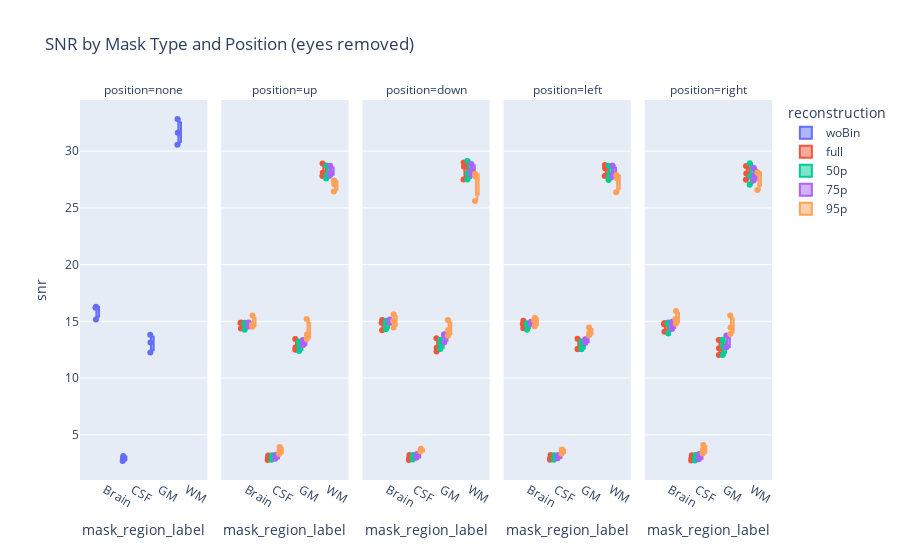

Source (notebook cell):
### Markdown cell above
SNR

### Code cell
# Build SNR-long dataframe from `merged` (exclude 'eyes' mask)
records_snr = []
for _, r in merged.iterrows():
    mask = r.get('mask')
    # skip eyes mask
    if str(mask).lower() == 'eyes':
        continue

    subj = r.get('subject')
    pos = r.get('position')
    rec = r.get('reconstruction')
    bids = r.get('bids_name')

    if str(mask) == 'brain':
        tissue_map = [('snr_csf', 'CSF'), ('snr_gm', 'GM'), ('snr_wm', 'WM'), ('snr_total', 'Brain')]
        for col, tissue in tissue_map:
            val = r.get(col) if col in r.index else pd.NA
            records_snr.append({
                'subject': subj,
                'position': pos,
                'reconstruction': rec,
                'mask': 'brain',
                'region': tissue,
                'mask_region': f'brain_{tissue}',
                'mask_region_label': tissue,
                'snr': val,
                'bids_name': bids
            })
    else:
        val = r.get('snr_total') if 'snr_total' in r.index else pd.NA
        label = 'Whole Volume' if str(mask) == 'volume' else mask
        records_snr.append({
            'subject': subj,
            'position': pos,
            'reconstruction': rec,
            'mask': mask,
            'region': label,
            'mask_region': mask,
            'mask_region_label': label,
            'snr': val,
            'bids_name': bids
        })

plot_snr = pd.DataFrame.from_records(records_snr)
plot_snr = plot_snr.dropna(subset=['snr'])

# Keep same categorical ordering as DCTE plot
plot_snr['reconstruction'] = pd.Categorical(plot_snr['reconstruction'], categories=recon_order, ordered=True)
plot_snr['mask_region_label'] = pd.Categorical(plot_snr['mask_region_label'], categories=mask_order, ordered=True)

# Boxplot of SNR
fig = px.box(
    plot_snr,
    x='mask_region_label',
    y='snr',
    color='reconstruction',
    facet_col='position',
    points='all',
    title='SNR by Mask Type and Position (eyes removed)',
    category_orders={'mask_region_label': mask_order, 'reconstruction': recon_order, 'position': position_order}
)
fig.update_layout(boxmode='group')
fig.show()

### Figure 1 — Plotly figure (JSON) as saved in the notebook; plotly's stock layout.template omitted (floating-point values rounded to 4 significant figures)
{"data": [{"alignmentgroup": "True", "boxpoints": "all", "hovertemplate": "reconstruction=woBin<br>position=none<br>mask_region_label=%{x}<br>snr=%{y}<extra></extra>", "legendgroup": "woBin", "marker": {"color": "#636efa"}, "name": "woBin", "notched": false, "offsetgroup": "woBin", "orientation": "v", "showlegend": true, "type": "box", "x": ["CSF", "GM", "WM", "Brain", "CSF", "GM", "WM", "Brain", "CSF", "GM", "WM", "Brain"], "x0": " ", "xaxis": "x", "y": [3.129, 13.81, 31.63, 16.19, 2.929, 13.13, 32.83, 16.3, 2.692, 12.24, 30.56, 15.17], "y0": " ", "yaxis": "y"}, {"alignmentgroup": "True", "boxpoints": "all", "hovertemplate": "reconstruction=full<br>position=up<br>mask_region_label=%{x}<br>snr=%{y}<extra></extra>", "legendgroup": "full", "marker": {"color": "#EF553B"}, "name": "full", "notched": false, "offsetgroup": "full", "orientation": "v", "showlegend": true, "type": "box", "x": ["CSF", "GM", "WM", "Brain", "CSF", "GM", "WM", "Brain", "CSF", "GM", "WM", "Brain"], "x0": " ", "xaxis": "x2", "y": [3.183, 13.44, 28.1, 14.91, 2.962, 12.69, 28.9, 14.85, 2.781, 12.49, 27.81, 14.36], "y0": " ", "yaxis": "y2"}, {"alignmentgroup": "True", "boxpoints": "all", "hovertemplate": "reconstruction=full<br>position=down<br>mask_region_label=%{x}<br>snr=%{y}<extra></extra>", "legendgroup": "full", "marker": {"color": "#EF553B"}, "name": "full", "notched": false, "offsetgroup": "full", "orientation": "v", "showlegend": false, "type": "box", "x": ["CSF", "GM", "WM", "Brain", "CSF", "GM", "WM", "Brain", "CSF", "GM", "WM", "Brain"], "x0": " ", "xaxis": "x3", "y": [3.212, 13.5, 28.63, 15.12, 2.961, 12.68, 29.0, 14.88, 2.787, 12.34, 27.51, 14.21], "y0": " ", "yaxis": "y3"}, {"alignmentgroup": "True", "boxpoints": "all", "hovertemplate": "reconstruction=full<br>position=left<br>mask_region_label=%{x}<br>snr=%{y}<extra></extra>", "legendgroup": "full", "marker": {"color": "#EF553B"}, "name": "full", "notched": false, "offsetgroup": "full", "orientation": "v", "showlegend": false, "type": "box", "x": ["CSF", "GM", "WM", "Brain", "CSF", "GM", "WM", "Brain", "CSF", "GM", "WM", "Brain"], "x0": " ", "xaxis": "x4", "y": [3.211, 13.46, 28.5, 15.06, 2.955, 12.58, 28.77, 14.77, 2.793, 12.54, 27.82, 14.38], "y0": " ", "yaxis": "y4"}, {"alignmentgroup": "True", "boxpoints": "all", "hovertemplate": "reconstruction=full<br>position=right<br>mask_region_label=%{x}<br>snr=%{y}<extra></extra>", "legendgroup": "full", "marker": {"color": "#EF553B"}, "name": "full", "notched": false, "offsetgroup": "full", "orientation": "v", "showlegend": false, "type": "box", "x": ["CSF", "GM", "WM", "Brain", "CSF", "GM", "WM", "Brain", "CSF", "GM", "WM", "Brain"], "x0": " ", "xaxis": "x5", "y": [3.194, 13.35, 28.03, 14.86, 2.93, 12.63, 28.69, 14.75, 2.735, 12.04, 27.47, 14.08], "y0": " ", "yaxis": "y5"}, {"alignmentgroup": "True", "boxpoints": "all", "hovertemplate": "reconstruction=50p<br>position=up<br>mask_region_label=%{x}<br>snr=%{y}<extra></extra>", "legendgroup": "50p", "marker": {"color": "#00cc96"}, "name": "50p", "notched": false, "offsetgroup": "50p", "orientation": "v", "showlegend": true, "type": "box", "x": ["CSF", "GM", "WM", "Brain", "CSF", "GM", "WM", "Brain", "CSF", "GM", "WM", "Brain"], "x0": " ", "xaxis": "x2", "y": [3.197, 13.21, 27.89, 14.77, 3.014, 12.89, 28.75, 14.88, 2.808, 12.38, 27.58, 14.26], "y0": " ", "yaxis": "y2"}, {"alignmentgroup": "True", "boxpoints": "all", "hovertemplate": "reconstruction=50p<br>position=down<br>mask_region_label=%{x}<br>snr=%{y}<extra></extra>", "legendgroup": "50p", "marker": {"color": "#00cc96"}, "name": "50p", "notched": false, "offsetgroup": "50p", "orientation": "v", "showlegend": false, "type": "box", "x": ["CSF", "GM", "WM", "Brain", "CSF", "GM", "WM", "Brain", "CSF", "GM", "WM", "Brain"], "x0": " ", "xaxis": "x3", "y": [3.22, 13.37, 28.01, 14.87, 3.035, 13.02, 29.12, 15.06, 2.821, 12.57, 27.5, 14.3], "y0": " ", "yaxis": "y3"}, {"alignmentgroup": "True", "boxpoints": "all", "hovertemplate": "reconstruction=50p<br>position=left<br>mask_region_label=%{x}<br>snr=%{y}<extra></extra>", "legendgroup": "50p", "marker": {"color": "#00cc96"}, "name": "50p", "notched": false, "offsetgroup": "50p", "orientation": "v", "showlegend": false, "type": "box", "x": ["CSF", "GM", "WM", "Brain", "CSF", "GM", "WM", "Brain", "CSF", "GM", "WM", "Brain"], "x0": " ", "xaxis": "x4", "y": [3.204, 13.22, 27.9, 14.77, 2.99, 12.77, 28.71, 14.82, 2.808, 12.54, 27.45, 14.26], "y0": " ", "yaxis": "y4"}, {"alignmentgroup": "True", "boxpoints": "all", "hovertemplate": "reconstruction=50p<br>position=right<br>mask_region_label=%{x}<br>snr=%{y}<extra></extra>", "legendgroup": "50p", "marker": {"color": "#00cc96"}, "name": "50p", "notched": false, "offsetgroup": "50p", "orientation": "v", "showlegend": false, "type": "box", "x": ["CSF", "GM", "WM", "Brain", "CSF", "GM", "WM", "Brain", "CSF", "GM", "WM", "Brain"], "x0": " ", "xaxis": "x5", "y": [3.226, 13.38, 27.82, 14.81, 2.98, 12.81, 28.93, 14.9, 2.743, 12.03, 27.04, 13.94], "y0": " ", "yaxis": "y5"}, {"alignmentgroup": "True", "boxpoints": "all", "hovertemplate": "reconstruction=75p<br>position=up<br>mask_region_label=%{x}<br>snr=%{y}<extra></extra>", "legendgroup": "75p", "marker": {"color": "#ab63fa"}, "name": "75p", "notched": false, "offsetgroup": "75p", "orientation": "v", "showlegend": true, "type": "box", "x": ["CSF", "GM", "WM", "Brain", "CSF", "GM", "WM", "Brain", "CSF", "GM", "WM", "Brain"], "x0": " ", "xaxis": "x2", "y": [3.252, 13.36, 28.12, 14.91, 3.027, 12.92, 28.72, 14.89, 2.889, 12.91, 27.87, 14.55], "y0": " ", "yaxis": "y2"}, {"alignmentgroup": "True", "boxpoints": "all", "hovertemplate": "reconstruction=75p<br>position=down<br>mask_region_label=%{x}<br>snr=%{y}<extra></extra>", "legendgroup": "75p", "marker": {"color": "#ab63fa"}, "name": "75p", "notched": false, "offsetgroup": "75p", "orientation": "v", "showlegend": false, "type": "box", "x": ["CSF", "GM", "WM", "Brain", "CSF", "GM", "WM", "Brain", "CSF", "GM", "WM", "Brain"], "x0": " ", "xaxis": "x3", "y": [3.314, 13.86, 28.31, 15.16, 3.078, 13.15, 28.87, 15.03, 2.984, 13.72, 27.91, 14.87], "y0": " ", "yaxis": "y3"}, {"alignmentgroup": "True", "boxpoints": "all", "hovertemplate": "reconstruction=75p<br>position=left<br>mask_region_label=%{x}<br>snr=%{y}<extra></extra>", "legendgroup": "75p", "marker": {"color": "#ab63fa"}, "name": "75p", "notched": false, "offsetgroup": "75p", "orientation": "v", "showlegend": false, "type": "box", "x": ["CSF", "GM", "WM", "Brain", "CSF", "GM", "WM", "Brain", "CSF", "GM", "WM", "Brain"], "x0": " ", "xaxis": "x4", "y": [3.219, 13.43, 27.74, 14.8, 3.054, 13.08, 28.73, 14.96, 2.928, 13.38, 27.97, 14.76], "y0": " ", "yaxis": "y4"}, {"alignmentgroup": "True", "boxpoints": "all", "hovertemplate": "reconstruction=75p<br>position=right<br>mask_region_label=%{x}<br>snr=%{y}<extra></extra>", "legendgroup": "75p", "marker": {"color": "#ab63fa"}, "name": "75p", "notched": false, "offsetgroup": "75p", "orientation": "v", "showlegend": false, "type": "box", "x": ["CSF", "GM", "WM", "Brain", "CSF", "GM", "WM", "Brain", "CSF", "GM", "WM", "Brain"], "x0": " ", "xaxis": "x5", "y": [3.319, 13.75, 27.84, 14.97, 3.006, 12.77, 28.55, 14.77, 2.851, 12.72, 27.42, 14.33], "y0": " ", "yaxis": "y5"}, {"alignmentgroup": "True", "boxpoints": "all", "hovertemplate": "reconstruction=95p<br>position=up<br>mask_region_label=%{x}<br>snr=%{y}<extra></extra>", "legendgroup": "95p", "marker": {"color": "#FFA15A"}, "name": "95p", "notched": false, "offsetgroup": "95p", "orientation": "v", "showlegend": true, "type": "box", "x": ["CSF", "GM", "WM", "Brain", "CSF", "GM", "WM", "Brain", "CSF", "GM", "WM", "Brain"], "x0": " ", "xaxis": "x2", "y": [3.934, 15.21, 27.42, 15.52, 3.573, 13.45, 27.09, 14.71, 3.304, 13.83, 26.45, 14.53], "y0": " ", "yaxis": "y2"}, {"alignmentgroup": "True", "boxpoints": "all", "hovertemplate": "reconstruction=95p<br>position=down<br>mask_region_label=%{x}<br>snr=%{y}<extra></extra>", "legendgroup": "95p", "marker": {"color": "#FFA15A"}, "name": "95p", "notched": false, "offsetgroup": "95p", "orientation": "v", "showlegend": false, "type": "box", "x": ["CSF", "GM", "WM", "Brain", "CSF", "GM", "WM", "Brain", "CSF", "GM", "WM", "Brain"], "x0": " ", "xaxis": "x3", "y": [3.765, 15.11, 28.0, 15.63, 3.612, 13.73, 27.77, 15.04, 3.537, 14.24, 25.61, 14.46], "y0": " ", "yaxis": "y3"}, {"alignmentgroup": "True", "boxpoints": "all", "hovertemplate": "reconstruction=95p<br>position=left<br>mask_region_label=%{x}<br>snr=%{y}<extra></extra>", "legendgroup": "95p", "marker": {"color": "#FFA15A"}, "name": "95p", "notched": false, "offsetgroup": "95p", "orientation": "v", "showlegend": false, "type": "box", "x": ["CSF", "GM", "WM", "Brain", "CSF", "GM", "WM", "Brain", "CSF", "GM", "WM", "Brain"], "x0": " ", "xaxis": "x4", "y": [3.64, 14.45, 27.89, 15.33, 3.712, 13.78, 27.64, 15.04, 3.331, 14.0, 26.38, 14.57], "y0": " ", "yaxis": "y4"}, {"alignmentgroup": "True", "boxpoints": "all", "hovertemplate": "reconstruction=95p<br>position=right<br>mask_region_label=%{x}<br>snr=%{y}<extra></extra>", "legendgroup": "95p", "marker": {"color": "#FFA15A"}, "name": "95p", "notched": false, "offsetgroup": "95p", "orientation": "v", "showlegend": false, "type": "box", "x": ["CSF", "GM", "WM", "Brain", "CSF", "GM", "WM", "Brain", "CSF", "GM", "WM", "Brain"], "x0": " ", "xaxis": "x5", "y": [4.102, 15.51, 28.12, 15.91, 3.675, 13.89, 28.07, 15.21, 3.344, 14.46, 26.57, 14.79], "y0": " ", "yaxis": "y5"}], "layout": {"annotations": [{"font": {}, "showarrow": false, "text": "position=none", "x": 0.092, "xanchor": "center", "xref": "paper", "y": 1, "yanchor": "bottom", "yref": "paper"}, {"font": {}, "showarrow": false, "text": "position=up", "x": 0.296, "xanchor": "center", "xref": "paper", "y": 1, "yanchor": "bottom", "yref": "paper"}, {"font": {}, "showarrow": false, "text": "position=down", "x": 0.5, "xanchor": "center", "xref": "paper", "y": 1, "yanchor": "bottom", "yref": "paper"}, {"font": {}, "showarrow": false, "text": "position=left", "x": 0.704, "xanchor": "center", "xref": "paper", "y": 1, "yanchor": "bottom", "yref": "paper"}, {"font": {}, "showarrow": false, "text": "position=right", "x": 0.908, "xanchor": "center", "xref": "paper", "y": 1, "yanchor": "bottom", "yref": "paper"}], "boxmode": "group", "legend": {"title": {"text": "reconstruction"}, "tracegroupgap": 0}, "title": {"text": "SNR by Mask Type and Position (eyes removed)"}, "xaxis": {"anchor": "y", "categoryarray": ["Whole Volume", "Brain", "CSF", "GM", "WM", "Eyes"], "categoryorder": "array", "domain": [0, 0.184], "title": {"text": "mask_region_label"}}, "xaxis2": {"anchor": "y2", "categoryarray": ["Whole Volume", "Brain", "CSF", "GM", "WM", "Eyes"], "categoryorder": "array", "domain": [0.204, 0.388], "matches": "x", "title": {"text": "mask_region_label"}}, "xaxis3": {"anchor": "y3", "categoryarray": ["Whole Volume", "Brain", "CSF", "GM", "WM", "Eyes"], "categoryorder": "array", "domain": [0.408, 0.592], "matches": "x", "title": {"text": "mask_region_label"}}, "xaxis4": {"anchor": "y4", "categoryarray": ["Whole Volume", "Brain", "CSF", "GM", "WM", "Eyes"], "categoryorder": "array", "domain": [0.612, 0.796], "matches": "x", "title": {"text": "mask_region_label"}}, "xaxis5": {"anchor": "y5", "categoryarray": ["Whole Volume", "Brain", "CSF", "GM", "WM", "Eyes"], "categoryorder": "array", "domain": [0.816, 1], "matches": "x", "title": {"text": "mask_region_label"}}, "yaxis": {"anchor": "x", "domain": [0, 1], "title": {"text": "snr"}}, "yaxis2": {"anchor": "x2", "domain": [0, 1], "matches": "y", "showticklabels": false}, "yaxis3": {"anchor": "x3", "domain": [0, 1], "matches": "y", "showticklabels": false}, "yaxis4": {"anchor": "x4", "domain": [0, 1], "matches": "y", "showticklabels": false}, "yaxis5": {"anchor": "x5", "domain": [0, 1], "matches": "y", "showticklabels": false}}}
